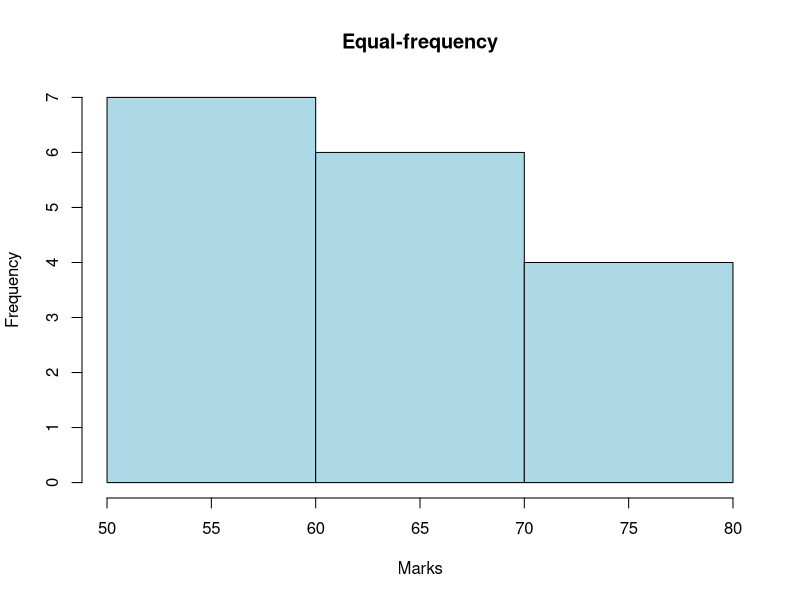
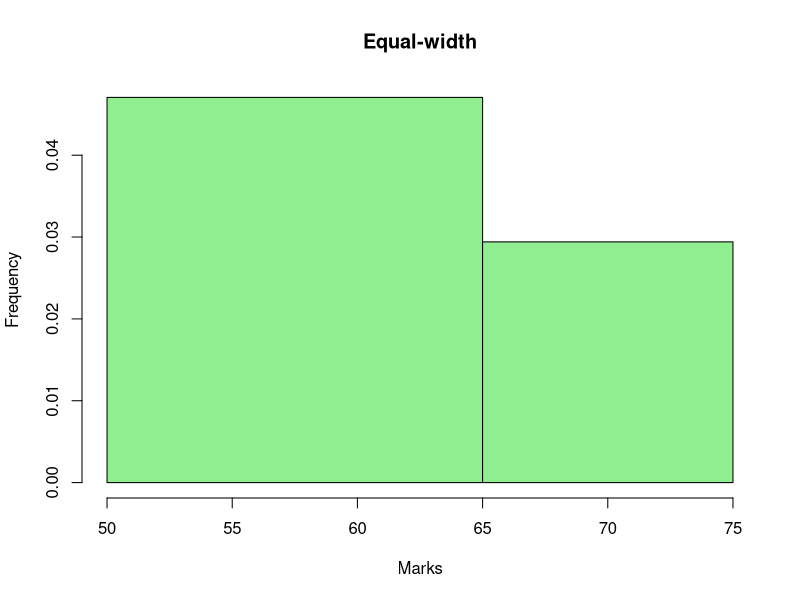

The R script that drew these images, in order:
# Marks scored by the student
marks <- c(55, 60, 71, 63, 55, 65, 50, 55, 58, 59, 61, 63, 65, 67, 71, 72, 75)

# Equal-frequency partitioning into 3 bins and plotting histogram
hist(marks, breaks = 3, main = "Equal-frequency", xlab = "Marks", ylab = "Frequency", col = "lightblue")

# Equal-width partitioning into 3 bins and plotting histogram
hist(marks, breaks = c(min(marks), quantile(marks, 2/3), max(marks)), main = "Equal-width", 
     xlab = "Marks", ylab = "Frequency", col = "lightgreen")
